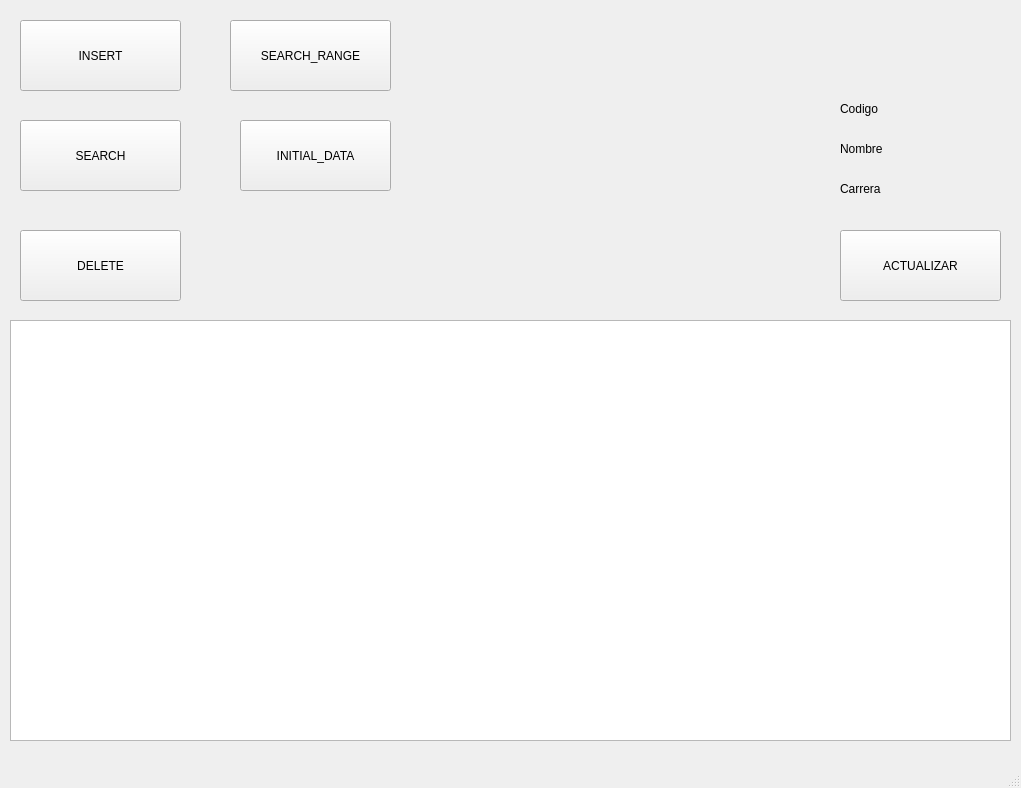
<?xml version="1.0" encoding="UTF-8"?>
<ui version="4.0">
 <class>MainWindow</class>
 <widget class="QMainWindow" name="MainWindow">
  <property name="geometry">
   <rect>
    <x>0</x>
    <y>0</y>
    <width>1021</width>
    <height>788</height>
   </rect>
  </property>
  <property name="windowTitle">
   <string>MainWindow</string>
  </property>
  <widget class="QWidget" name="centralwidget">
   <widget class="QTableView" name="tableView">
    <property name="geometry">
     <rect>
      <x>10</x>
      <y>320</y>
      <width>1001</width>
      <height>421</height>
     </rect>
    </property>
   </widget>
   <widget class="QPushButton" name="pushButton_INSERT">
    <property name="geometry">
     <rect>
      <x>20</x>
      <y>20</y>
      <width>161</width>
      <height>71</height>
     </rect>
    </property>
    <property name="text">
     <string>INSERT</string>
    </property>
   </widget>
   <widget class="QPushButton" name="pushButton_SEARCH">
    <property name="geometry">
     <rect>
      <x>20</x>
      <y>120</y>
      <width>161</width>
      <height>71</height>
     </rect>
    </property>
    <property name="text">
     <string>SEARCH</string>
    </property>
   </widget>
   <widget class="QPushButton" name="pushButton_DELETE">
    <property name="geometry">
     <rect>
      <x>20</x>
      <y>230</y>
      <width>161</width>
      <height>71</height>
     </rect>
    </property>
    <property name="text">
     <string>DELETE</string>
    </property>
   </widget>
   <widget class="QPushButton" name="pushButton_ACTUALIZAR">
    <property name="geometry">
     <rect>
      <x>840</x>
      <y>230</y>
      <width>161</width>
      <height>71</height>
     </rect>
    </property>
    <property name="text">
     <string>ACTUALIZAR</string>
    </property>
   </widget>
   <widget class="QPushButton" name="pushButton_SEARCH_RANGE">
    <property name="geometry">
     <rect>
      <x>230</x>
      <y>20</y>
      <width>161</width>
      <height>71</height>
     </rect>
    </property>
    <property name="text">
     <string>SEARCH_RANGE</string>
    </property>
   </widget>
   <widget class="QLabel" name="outputCodigo">
    <property name="geometry">
     <rect>
      <x>840</x>
      <y>100</y>
      <width>67</width>
      <height>17</height>
     </rect>
    </property>
    <property name="text">
     <string>Codigo</string>
    </property>
   </widget>
   <widget class="QLabel" name="outputNombre">
    <property name="geometry">
     <rect>
      <x>840</x>
      <y>140</y>
      <width>67</width>
      <height>17</height>
     </rect>
    </property>
    <property name="text">
     <string>Nombre</string>
    </property>
   </widget>
   <widget class="QLabel" name="outputCarrera">
    <property name="geometry">
     <rect>
      <x>840</x>
      <y>180</y>
      <width>67</width>
      <height>17</height>
     </rect>
    </property>
    <property name="text">
     <string>Carrera</string>
    </property>
   </widget>
   <widget class="QPushButton" name="pushButton_INITIAL_DATA">
    <property name="geometry">
     <rect>
      <x>240</x>
      <y>120</y>
      <width>151</width>
      <height>71</height>
     </rect>
    </property>
    <property name="text">
     <string>INITIAL_DATA</string>
    </property>
   </widget>
  </widget>
  <widget class="QMenuBar" name="menubar">
   <property name="geometry">
    <rect>
     <x>0</x>
     <y>0</y>
     <width>1021</width>
     <height>22</height>
    </rect>
   </property>
  </widget>
  <widget class="QStatusBar" name="statusbar"/>
 </widget>
 <resources/>
 <connections/>
</ui>
